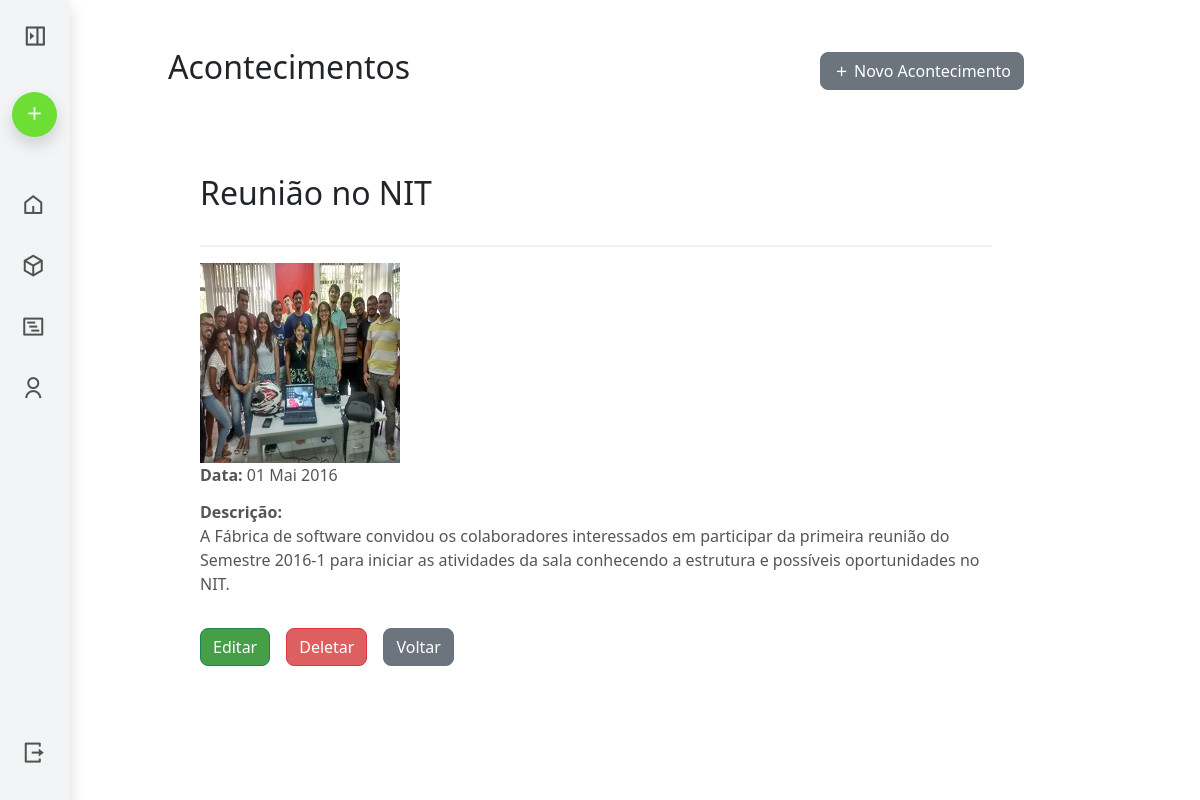
/sgpa/acontecimentos/visualizar/4 (signed in), run on the app's committed database.
### acontecimentos/models.py (models this page shows, shortened)
class Acontecimento(models.Model):
    titulo = models.CharField(max_length=150)
    data = models.DateField()
    descricao = models.TextField(null=True, blank=True)
    imagem = models.ImageField(upload_to="acontecimentos/", blank=True, null=True)
    data_cadastro = models.DateTimeField(auto_now_add=True)

### acontecimentos/views.py (the view)
# urls.py: path('visualizar/<int:pk>', AcontecimentoDetailView.as_view(), name='ver-acontecimento'),
class AcontecimentoDetailView(LoginRequiredMixin, DetailView):
    model = Acontecimento
    template_name = 'acontecimentos/acontecimento_detail.html'
    context_object_name = 'acontecimento'

### acontecimentos/templates/acontecimentos/acontecimento_detail.html
{% extends "./base_app.html" %}
{% block AppContent %}
<div class="details-detail-container">
    <div class="details-header">
        <h1 class="details-title">{{ acontecimento.titulo }}</h1>
    </div>
    <div class="acontecimento-imagem">
        {% if acontecimento.imagem %}
        <span><img src="{{ acontecimento.imagem.url }}" alt="{{ acontecimento.titulo }}"></span>
        {% else %}
            <p>Sem imagem para este acontecimento.</p>
        {% endif %}
    </div>
    <div class="details-info">
        <div class="details-row">
            <strong>Data:</strong> {{ acontecimento.data|date:'d M Y' }}
        </div>
        <div class="details-row">
            <strong>Descrição:</strong>
            <p>{{ acontecimento.descricao }}</p>
        </div>
    </div>
    <div class="details-actions">
        <a href="{% url 'acontecimentos:editar-acontecimento' acontecimento.id %}" class="btn btn-success">Editar</a>
        <a href="{% url 'acontecimentos:excluir-acontecimento' acontecimento.id %}" class="btn btn-danger">Deletar</a>
        <a href="{% url 'acontecimentos:lista-acontecimentos' %}" class="btn btn-secondary">Voltar</a>
    </div>
</div>
{% endblock AppContent %}

### global/static/css/main.css (style rules this page uses)
:root { --font-header: "Bebas Neue", serif; --error-color: #d8000c; --error-bg: #ffdddd; --border-light: #ccc; --text-light: #666; }
.btn { border-radius: 0.5rem; }
.btn.btn-success { background-color: #469f46 !important; }
.btn.btn-danger { background-color: #dd5f5f; }
body { min-height: 100vh; overflow-x: hidden; }
h1 { font-size: 2rem; margin-bottom: 1rem; }
.details-detail-container { padding: 2rem; }
.details-header { display: flex; justify-content: space-between; align-items: center; border-bottom: 2px solid #f1f1f1; padding-bottom: 1rem; margin-bottom: 1rem; }
.details-info { margin-bottom: 2rem; }
.details-row { font-size: 1rem; margin-bottom: 0.8rem; color: #555; }
.details-actions { display: flex; gap: 1rem; justify-content: flex-start; }

### data on the page
Acontecimento: titulo "Reunião no NIT", imagem (picture), data "01 Mai 2016", descricao "A Fábrica de software convidou os colaboradores interessados em participar da primeira reunião do Semestre 2016-1 para iniciar as atividades da sala conhecendo a estrutura e possíveis oportunidades no NIT."
